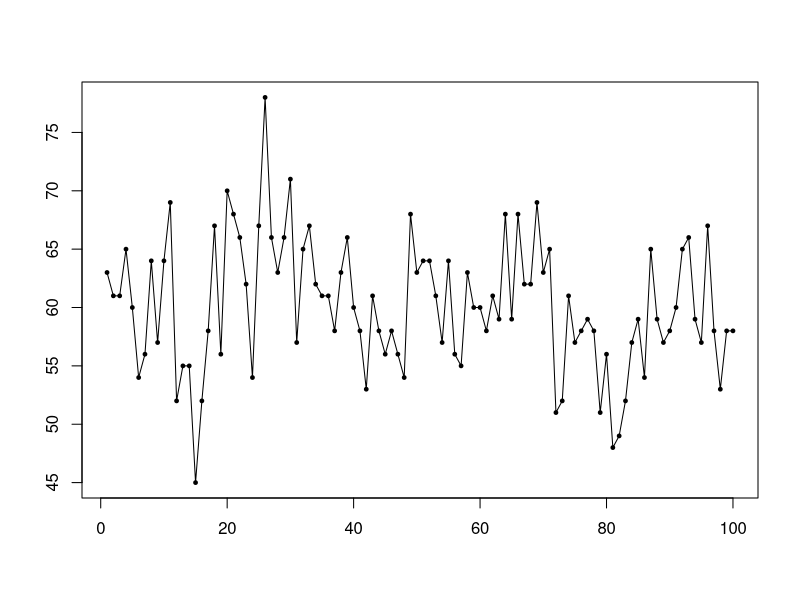
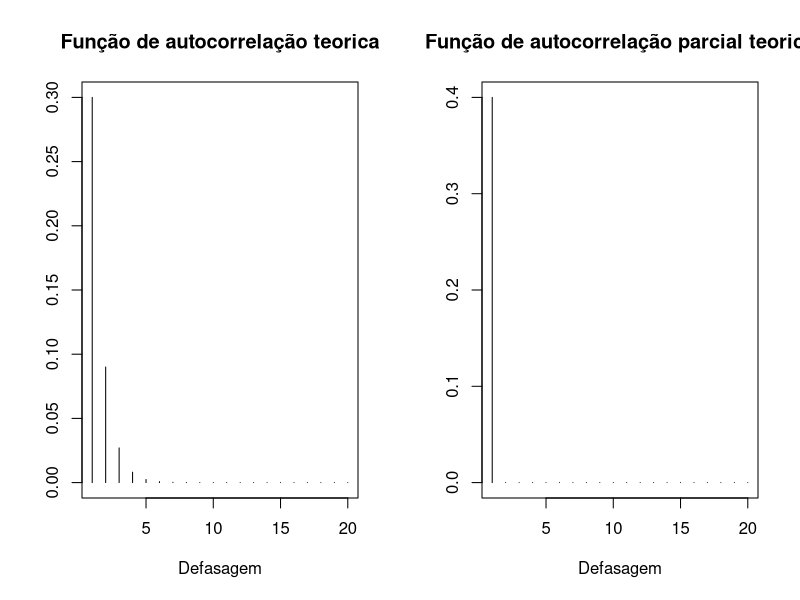
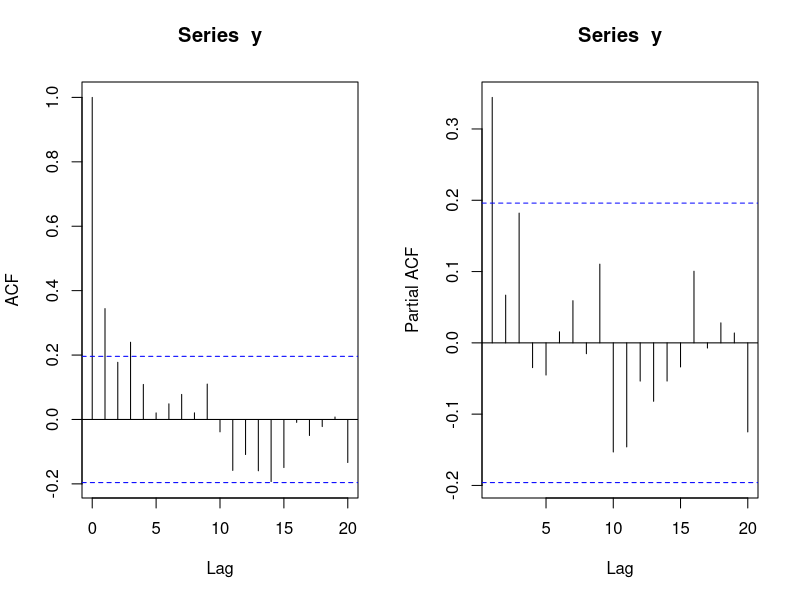

Generate these figures, in order, with R:

# Valores para os parâmetros
p<-0.40
pho<-0.30
n<-150
size<-100

beta1<-p*(1-pho)
alpha<-beta1+pho

y.aux <- numeric(0)

#Geração de uma sequencia que segue o processo Binomial AR(1)
yn <- function(size,n,alpha,beta1,p){
  y.aux[1] <- rbinom(1,n,p)
  for(i in 2:size)
    y.aux[i] <- rbinom(1,y.aux[(i-1)],alpha) + rbinom(1,n-y.aux[(i-1)],beta1)
  y.aux
}

#Série gerada
y <- yn(size,n,alpha,beta1,p)

plot.ts(y,lwd=1,ylab="",xlab="")
points(y, pch=19, cex=0.5, lwd=1) #Destaca cada ponto da série


mean(y)
var(y) 

#Função de autocorrelação e autocorrelação parcial teorica
m <- 20 #defasagem maxima
par(mfrow=c(1,2))
plot(pho^(1:m),type="h", main = "Função de autocorrelação teorica",ylab = "",xlab="Defasagem")
plot(c(p,rep(0,m-1)),type="h", main = "Função de autocorrelação parcial teorica",ylab = "",xlab="Defasagem")

library("forecast")
#Função de autocorrelação e autocorrelação parcial amostral
par(mfrow=c(1,2))
#tsdisplay(y)

acf(y,lag.max = m)
pacf(y, lag.max = m)

#Yule-Walker
p.YW<-sum(y)/(n*(length(y)+1))
pp <- acf(y,type="partial",plot=FALSE,lag.max=1)
pho.YW <- pp$acf
c(p.YW,pho.YW)

#Minimos quadrados condicionais
p.MQC <- sum(y)/(n*(length(y)))

a1 <- 0
b1 <- 0
for (i in 2:size){   
    a<-(y[i]-n*p.MQC)*(y[i-1]-n*p.MQC)
    a1<-a1+a
    b<-((y[i-1]-n*p.MQC)^2)
    b1<-b1+b
}

pho.MQC<-a1/b1
#pho.MQC <- (sum(y[2:n])-n*p.MQC*sum(y[1:(n-1)]))/(n-1)
c(p.MQC,pho.MQC)


#Máxima verossimilhança condicional
#------------------------------------

#Função de probabiidade condicional
fdp <- function(yt,alpha=alpha,beta1=beta1,yt1,n){
  mini <- min(yt,yt1)
  maxi<-max(0,(yt+yt1-n))
  w <- maxi:mini
  t<-choose(yt1,w)*choose(n-yt1,yt-w)*(alpha^w)*((1-alpha)^(yt1-w))*(beta1^(yt-w))*((1-beta1)^(n-yt1+w-yt))
  sum(t)
}

#Função de log-verossimilhança
library(maxLik)

aux <- numeric(0)
mlog <- function(theta,y,size){
  for(t in 2:size){
    aux[(t-1)] <- log(fdp(yt=y[t],alpha=theta[1],beta1=theta[2],yt1=y[(t-1)],n))
  }
  sum(aux)
}

beta.MQC<-p.MQC*(1-pho.MQC)
alpha.MQC<-pho.MQC+beta.MQC
theta.start <- c(alpha.MQC,beta.MQC)
out <- maxLik(mlog,grad = NULL, hess = NULL, start=theta.start,y=y,size=size) 
alpha.MVC<-out$estimate[1]
beta.MVC<-out$estimate[2]
pho.MVC <-alpha.MVC-beta.MVC 
p.MVC <-beta.MVC/(1-pho.MVC)
c(p.MVC,pho.MVC)

#Parâmetros estimados
c(p,pho)
YW <- round(c(p.YW,pho.YW),3)
MQC <- round(c(p.MQC,pho.MQC),3)
MVC <- round(c(p.MVC,pho.MVC),3)
rbind(c(p,pho),YW,MQC,MVC)
